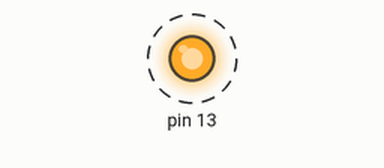
The sketch below on a simulated Arduino Uno, built with avr-gcc and run on an emulated ATmega328P. Shown: output pins drawn as LEDs (lit = HIGH). Dashed ring = blinking.

Above: at 0.1 s.
Timing chart, 0 to 3.0 s (numbered marks = the images above):
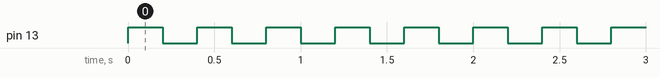

Measured:
- by itself, pin 13: alternates HIGH for 0.20 s and LOW for 0.20 s

The sketch:

myblinky.ino
```cpp
byte state = HIGH;
void setup() {
  // put your setup code here, to run once:
  pinMode(13,OUTPUT);
}

void loop() {
  // put your main code here, to run repeatedly:
  digitalWrite(13,state);
  delay(200);
  state = !state;
}
```
